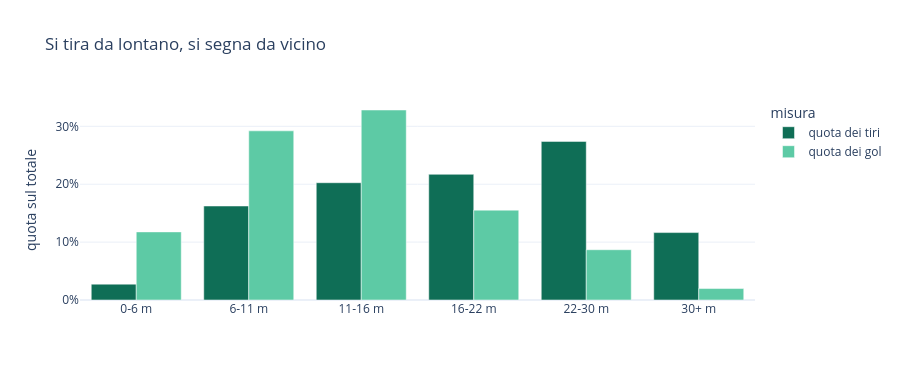

The cell this chart's notebook holds for it:
### Code cell
lungo = per_distanza[["quota_tiri", "quota_gol"]].reset_index().melt(
    id_vars="distanza", var_name="misura", value_name="quota",
)
lungo["misura"] = lungo["misura"].map({"quota_tiri": "quota dei tiri", "quota_gol": "quota dei gol"})
fig = px.bar(
    lungo, x="distanza", y="quota", color="misura", barmode="group",
    title="Si tira da lontano, si segna da vicino",
    labels={"quota": "quota sul totale", "distanza": ""},
    color_discrete_sequence=[VERDE, "#5DCAA5"],
)
fig.update_layout(height=380, yaxis_tickformat=".0%")
fig.show()

### Figure 1 — Plotly figure (JSON) as saved in the notebook; plotly's stock layout.template omitted (floating-point values rounded to 4 significant figures)
{"data": [{"alignmentgroup": "True", "hovertemplate": "misura=quota dei tiri<br>=%{x}<br>quota sul totale=%{y}<extra></extra>", "legendgroup": "quota dei tiri", "marker": {"color": "#0F6E56", "pattern": {"shape": ""}}, "name": "quota dei tiri", "offsetgroup": "quota dei tiri", "orientation": "v", "showlegend": true, "textposition": "auto", "type": "bar", "x": ["0-6 m", "6-11 m", "11-16 m", "16-22 m", "22-30 m", "30+ m"], "xaxis": "x", "y": [0.02739, 0.1624, 0.2026, 0.2171, 0.274, 0.1165], "yaxis": "y"}, {"alignmentgroup": "True", "hovertemplate": "misura=quota dei gol<br>=%{x}<br>quota sul totale=%{y}<extra></extra>", "legendgroup": "quota dei gol", "marker": {"color": "#5DCAA5", "pattern": {"shape": ""}}, "name": "quota dei gol", "offsetgroup": "quota dei gol", "orientation": "v", "showlegend": true, "textposition": "auto", "type": "bar", "x": ["0-6 m", "6-11 m", "11-16 m", "16-22 m", "22-30 m", "30+ m"], "xaxis": "x", "y": [0.1177, 0.2922, 0.3282, 0.1552, 0.08684, 0.0198], "yaxis": "y"}], "layout": {"barmode": "group", "height": 380, "legend": {"title": {"text": "misura"}, "tracegroupgap": 0}, "title": {"text": "Si tira da lontano, si segna da vicino"}, "xaxis": {"anchor": "y", "domain": [0.0, 1.0], "title": {"text": ""}}, "yaxis": {"anchor": "x", "domain": [0.0, 1.0], "tickformat": ".0%", "title": {"text": "quota sul totale"}}}}
